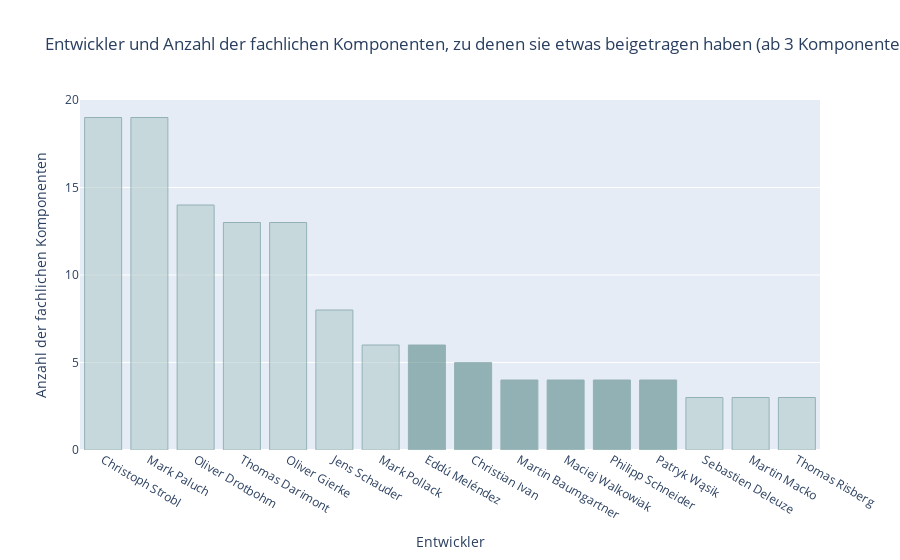

Here is the notebook cell this chart was saved with:
### Markdown cell above
### Zu wie vielen Komponenten tragen einzelne Entwickler bei?
* Sind die Entwickler, die zu den vielen Komponenten etwas beigetragen haben, identisch mit denen, die die meisten Commits erstellt haben?

### Code cell
# Entwickler, die zu den meisten Komponenten etwas beigetagen haben

bcCountByAuthor_query = %cypher MATCH (a:Author)-[:COMMITTED]->(c:Commit)-[:CONTAINS_CHANGE]->(:Change)-[]->(f:Git:File), \
            (f)<-[:HAS_SOURCE]-(:Type:Java)<-[:CONTAINS]-(bC:BoundedContext) \
            WHERE NOT c:Merge AND a.name <> "Spring Operator" \
            WITH bC.name AS BoundedContext, a.name AS Author, count(DISTINCT c) AS Commits \
            WITH collect(BoundedContext) AS BoundedContextsListForCount, Author \
            UNWIND BoundedContextsListForCount AS BoundedContextForCount \
            WITH  Author, count(BoundedContextForCount) AS BoundedContextCount \
            WHERE BoundedContextCount > 1 \
            RETURN Author, BoundedContextCount \
            ORDER BY BoundedContextCount DESC

bcCountByAuthor_query_df = bcCountByAuthor_query.get_dataframe()
rows_to_remove = []
for i, row in bcCountByAuthor_query_df.iterrows():
    if row['Author'] not in TOP_13_AUTHORS and row['BoundedContextCount'] < 4:
        rows_to_remove.append(i)

for index in rows_to_remove:
    bcCountByAuthor_query_df = bcCountByAuthor_query_df.drop(index)

column_index_non_top_authors = []
for i, row in bcCountByAuthor_query_df.iterrows():
    if row['Author'] not in TOP_13_AUTHORS:
        column_index_non_top_authors.append(i)

colors = ['rgb(179, 204, 204)'] * bcCountByAuthor_query_df.shape[0]
for columnIndex in column_index_non_top_authors:
    colors[columnIndex] = 'rgb(92, 138, 138)'

fig = px.fig = px.bar(bcCountByAuthor_query_df, x='Author', y='BoundedContextCount', 
                      labels={'Author': 'Entwickler', 'BoundedContextCount': 'Anzahl der fachlichen Komponenten'},
                      title='Entwickler und Anzahl der fachlichen Komponenten, zu denen sie etwas beigetragen haben (ab 3 Komponenten)')
fig.update_traces(marker_color=colors, marker_line_color='rgb(92, 138, 138)',
                  marker_line_width=1, opacity=0.6)
fig.show()

### Figure 1 — Plotly figure (JSON) as saved in the notebook; plotly's stock layout.template omitted (floating-point values rounded to 4 significant figures)
{"data": [{"alignmentgroup": "True", "hovertemplate": "Entwickler=%{x}<br>Anzahl der fachlichen Komponenten=%{y}<extra></extra>", "legendgroup": "", "marker": {"color": ["rgb(179, 204, 204)", "rgb(179, 204, 204)", "rgb(179, 204, 204)", "rgb(179, 204, 204)", "rgb(179, 204, 204)", "rgb(179, 204, 204)", "rgb(179, 204, 204)", "rgb(92, 138, 138)", "rgb(92, 138, 138)", "rgb(92, 138, 138)", "rgb(92, 138, 138)", "rgb(92, 138, 138)", "rgb(92, 138, 138)", "rgb(179, 204, 204)", "rgb(179, 204, 204)", "rgb(179, 204, 204)"], "line": {"color": "rgb(92, 138, 138)", "width": 1}, "pattern": {"shape": ""}}, "name": "", "offsetgroup": "", "opacity": 0.6, "orientation": "v", "showlegend": false, "textposition": "auto", "type": "bar", "x": ["Christoph Strobl", "Mark Paluch", "Oliver Drotbohm", "Thomas Darimont", "Oliver Gierke", "Jens Schauder", "Mark Pollack", "Eddú Meléndez", "Christian Ivan", "Martin Baumgartner", "Maciej Walkowiak", "Philipp Schneider", "Patryk Wąsik", "Sebastien Deleuze", "Martin Macko", "Thomas Risberg"], "xaxis": "x", "y": [19, 19, 14, 13, 13, 8, 6, 6, 5, 4, 4, 4, 4, 3, 3, 3], "yaxis": "y"}], "layout": {"barmode": "relative", "legend": {"tracegroupgap": 0}, "title": {"text": "Entwickler und Anzahl der fachlichen Komponenten, zu denen sie etwas beigetragen haben (ab 3 Komponenten)"}, "xaxis": {"anchor": "y", "domain": [0, 1], "title": {"text": "Entwickler"}}, "yaxis": {"anchor": "x", "domain": [0, 1], "title": {"text": "Anzahl der fachlichen Komponenten"}}}}
